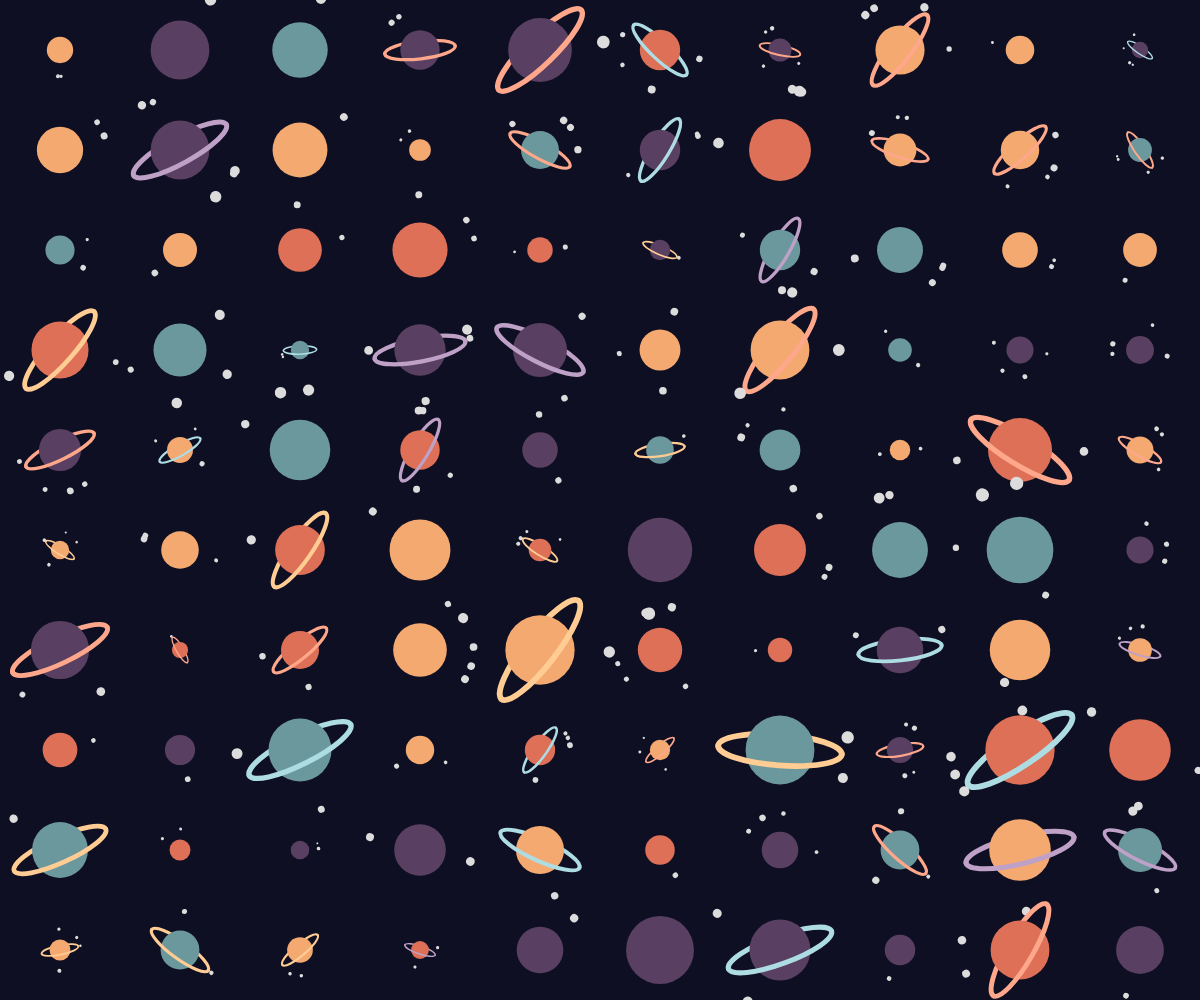
Frame 1 (no input)
Frame 60 (no input): identical to frame 1, image omitted
Frame 120 (the mouse pressed at the canvas centre since frame 60): identical to frame 1, image omitted

The p5.js sketch that drew this single still picture (run headless with seeded random() and noise() and a simulated clock; from frame 60 on, the mouse is pressed at the canvas centre):

// p5.js sketch
// ── sketch.js
function setup() { //funzioni dentro draw e setup vengono lette ed eseguite in ordine
  createCanvas(windowWidth, windowHeight);
  background(15, 15, 35); 
  angleMode(DEGREES); //gli angoli si leggono in gradi

  let numeroGlifi = 100;
  let numeroColonne = ceil(sqrt(numeroGlifi));
  let numeroRighe = sqrt(numeroGlifi);
  let dimColonna = windowWidth/numeroColonne;
  let dimRiga = windowHeight/numeroRighe;
 
  let xCorrente = 0;
  let yCorrente = 0;
  let colonna = 0; 
  let riga = 0;    

  for(let g=0; g<numeroGlifi; g++){
 
    //l'inclinazione dell'anello va da -60 a 60 gradi random
    let inclinazione = random(-60, 60);
 
    //colore del pianeta casuale da 4
    let colorePianeta = [color(89, 63, 98),color(221, 112, 87),color(244, 169, 113), color(107, 152, 157)];
 
    mioPianeta(xCorrente + dimColonna/2, yCorrente + dimRiga/2, random(dimRiga*0.15, dimRiga*0.7), inclinazione, random(colorePianeta));
 
    xCorrente = xCorrente + dimColonna;
    colonna = colonna + 1;
 
    if(xCorrente >= windowWidth){
      xCorrente = 0;
      yCorrente = yCorrente + dimRiga;
    }
  }
}
 
function draw() { //draw eseguito 60 volte al secondo
  //vuoto: il disegno viene fatto una volta sola nel setup
}
 
function mioPianeta (x, y, size, inclinazione, colorePianeta){
  push()
 
  translate(x, y);
 
  //colore dell'anello, casuale da 4
  let paletteAnelli = [color(173, 221, 227), color(255, 204, 147), color(255, 167, 139), color(191, 161, 200)];
  let coloreAnello = random(paletteAnelli);
  let Anello = random(1) < 0.5;
 
  //metà dietro dell'anello
  if(Anello){
    push()
    rotate(inclinazione);
    noFill();
    stroke(coloreAnello);
    strokeWeight(size/12);
    arc(0, 0, size*1.8, size*0.45, 180, 360);
    pop()
  }
 
  //pianeta
  noStroke();
  fill(colorePianeta);
  circle(0, 0, size);
 
  //metà davanti dell'anello
  if(Anello){
    push()
    rotate(inclinazione);
    noFill();
    stroke(coloreAnello);
    strokeWeight(size/12);
    arc(0, 0, size*1.8, size*0.45, 0, 180);
    pop()
  }
 
  //lune: da 0 a 3, posizioni casuali intorno al pianeta
  noStroke();
  fill(220);
  let numeroLune = random(0, 4);
 
  for(let i=0; i<numeroLune; i++){
    let miaRotazione = random(360);
    let raggioLuna = random(size/10, size/5);
    push() //salvo la posizione attuale
    rotate(miaRotazione)
    translate(size, 0);
    circle(0, 0, raggioLuna);
    pop() //rimetto la posizione salvata
  }
 
  pop() 
}
 
